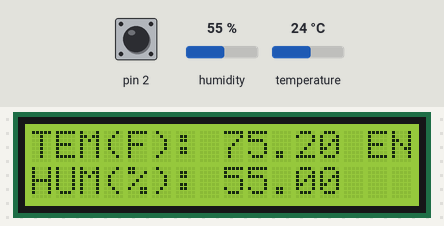
Bench run of a sketch on a simulated Arduino Uno, built with avr-gcc and run on an emulated ATmega328P. Shown: 16×2 character LCD. The inputs (shaded band) are chosen by the test bench; at power-on: humidity 55 %, temperature 24 °C, pin 2 LOW.

Above: at 1.2 s.
1.3 s: humidity set to 22 %
At 3.1 s:
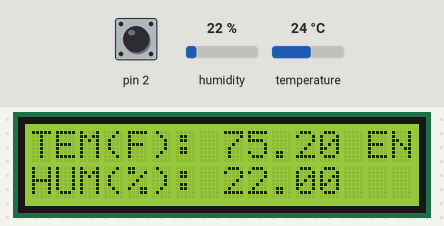
3.6 s: temperature set to 12 °C
At 5.3 s:
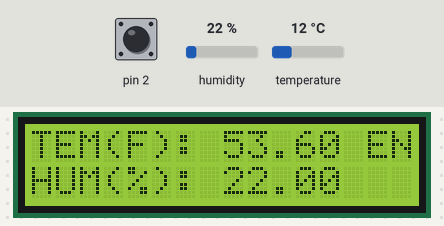
5.7 s: humidity set to 40 %
At 7.4 s:
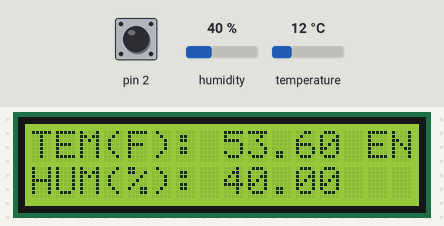
7.7 s: temperature set to 19 °C
At 9.5 s:
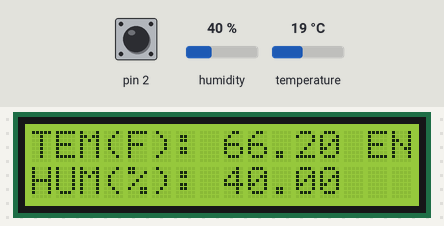
9.8 s: pin 2 pulsed HIGH 5 times (0.12 s each, 0.3 s apart)
At 11.5 s:
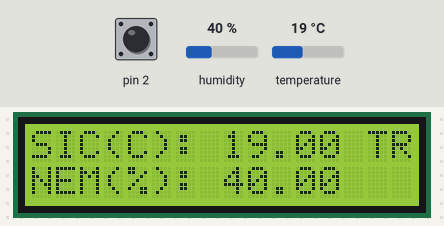
Timing chart, 0 to 13.0 s (numbered marks = the images above; inputs shaded):
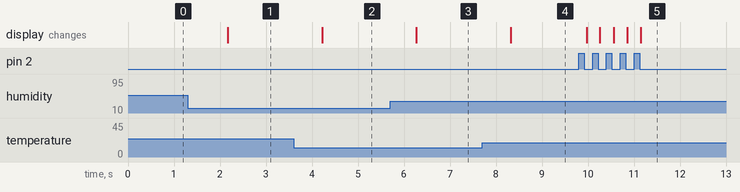

Measured:
- after the input at 1.3 s, the display: changes after 0.87 s (image 1)
- after the input at 3.6 s, the display: changes after 0.62 s (image 2)
- after the input at 5.7 s, the display: changes after 0.57 s (image 3)
- after the input at 7.7 s, the display: changes after 0.62 s (image 4)
- after the input at 9.8 s, the display: changes after 0.17 s (image 5)

The sketch:

code.ino
```cpp
#include <DHT.h>
#include <LiquidCrystal_I2C.h>
#include <Wire.h>

#define DHTPIN 3
#define DHTTYPE DHT11
DHT dht(DHTPIN, DHTTYPE);
LiquidCrystal_I2C lcd(0x27,16,2);

bool buttonState = LOW;
bool buttonPressed = false;
unsigned long buttonPressTime = 0;
const unsigned long longPressDuration = 10;

char LCD_LANGUAGE = 'E';
float h;
float t;
float f;

void setup() {
    dht.begin();
    lcd.init();
    lcd.backlight();
    pinMode(2, INPUT);
}

void loop() {
    h = dht.readHumidity();
    t = dht.readTemperature();
    f = (t * 1.8) + 32;
    bool currentButtonState = digitalRead(2);
    if (currentButtonState != buttonState) {
        if (currentButtonState == HIGH) {
            buttonPressed = true;
            buttonPressTime = millis();
        } else {
            if (buttonPressed && (millis() - buttonPressTime >= longPressDuration)) {
                if (LCD_LANGUAGE == 'T') {
                    LCD_LANGUAGE = 'E';
                } else if (LCD_LANGUAGE == 'E') {
                    LCD_LANGUAGE = 'T';
                }
            }
            buttonPressed = false;
        }
        buttonState = currentButtonState;
    }

    if (LCD_LANGUAGE == 'E') {
        lcd.setCursor(0, 0);
        lcd.print("TEM(F): ");
        lcd.print(f);
        lcd.setCursor(14, 0);
        lcd.print("EN");
        lcd.setCursor(0, 1);
        lcd.print("HUM(%): ");
        lcd.print(h);
    } else if (LCD_LANGUAGE == 'T') {
        lcd.setCursor(0, 0);
        lcd.print("SIC(C): ");
        lcd.print(t);
        lcd.setCursor(14, 0);
        lcd.print("TR");
        lcd.setCursor(0, 1);
        lcd.print("NEM(%): ");
        lcd.print(h);
    }
}
```
